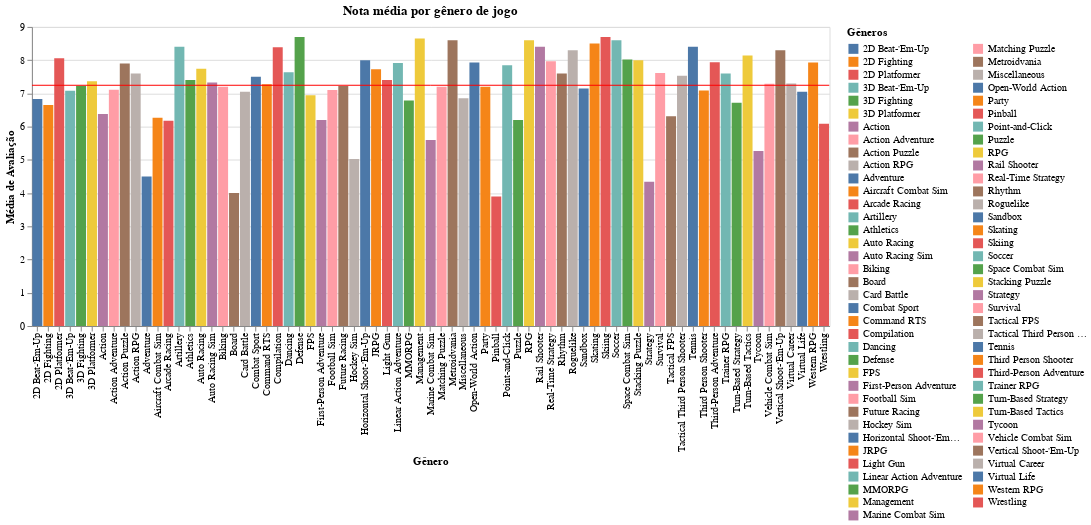

The notebook cell saved with this chart:
### Code cell
(graph_rating + rule).interactive()

### Figure 1 — Vega specification as saved in the notebook (floating-point values rounded to 4 significant figures)
{"$schema": "https://vega.github.io/schema/vega/v6.json", "data": [{"name": "param_a09b437189de8b26_store"}, {"name": "param_1e9efca18e7a2868_store"}, {"name": "source_0"}, {"name": "data_0", "values": [{"Genres": "2D Beat-'Em-Up", "User Score": 6.833, "User Score_end": 6.833, "User Score_start": 0.0}, {"Genres": "2D Fighting", "User Score": 6.65, "User Score_end": 6.65, "User Score_start": 0.0}, {"Genres": "2D Platformer", "User Score": 8.054, "User Score_end": 8.054, "User Score_start": 0.0}, {"Genres": "3D Beat-'Em-Up", "User Score": 7.079, "User Score_end": 7.079, "User Score_start": 0.0}, {"Genres": "3D Fighting", "User Score": 7.23, "User Score_end": 7.23, "User Score_start": 0.0}, {"Genres": "3D Platformer", "User Score": 7.365, "User Score_end": 7.365, "User Score_start": 0.0}, {"Genres": "Action", "User Score": 6.382, "User Score_end": 6.382, "User Score_start": 0.0}, {"Genres": "Action Adventure", "User Score": 7.111, "User Score_end": 7.111, "User Score_start": 0.0}, {"Genres": "Action Puzzle", "User Score": 7.9, "User Score_end": 7.9, "User Score_start": 0.0}, {"Genres": "Action RPG", "User Score": 7.598, "User Score_end": 7.598, "User Score_start": 0.0}, {"Genres": "Adventure", "User Score": 4.5, "User Score_end": 4.5, "User Score_start": 0.0}, {"Genres": "Aircraft Combat Sim", "User Score": 6.267, "User Score_end": 6.267, "User Score_start": 0.0}, {"Genres": "Arcade Racing", "User Score": 6.175, "User Score_end": 6.175, "User Score_start": 0.0}, {"Genres": "Artillery", "User Score": 8.4, "User Score_end": 8.4, "User Score_start": 0.0}, {"Genres": "Athletics", "User Score": 7.4, "User Score_end": 7.4, "User Score_start": 0.0}, {"Genres": "Auto Racing", "User Score": 7.745, "User Score_end": 7.745, "User Score_start": 0.0}, {"Genres": "Auto Racing Sim", "User Score": 7.331, "User Score_end": 7.331, "User Score_start": 0.0}, {"Genres": "Biking", "User Score": 7.2, "User Score_end": 7.2, "User Score_start": 0.0}, {"Genres": "Board", "User Score": 4.0, "User Score_end": 4.0, "User Score_start": 0.0}, {"Genres": "Card Battle", "User Score": 7.05, "User Score_end": 7.05, "User Score_start": 0.0}, {"Genres": "Combat Sport", "User Score": 7.5, "User Score_end": 7.5, "User Score_start": 0.0}, {"Genres": "Command RTS", "User Score": 7.275, "User Score_end": 7.275, "User Score_start": 0.0}, {"Genres": "Compilation", "User Score": 8.387, "User Score_end": 8.387, "User Score_start": 0.0}, {"Genres": "Dancing", "User Score": 7.638, "User Score_end": 7.638, "User Score_start": 0.0}, {"Genres": "Defense", "User Score": 8.7, "User Score_end": 8.7, "User Score_start": 0.0}, {"Genres": "FPS", "User Score": 6.946, "User Score_end": 6.946, "User Score_start": 0.0}, {"Genres": "First-Person Adventure", "User Score": 6.2, "User Score_end": 6.2, "User Score_start": 0.0}, {"Genres": "Football Sim", "User Score": 7.1, "User Score_end": 7.1, "User Score_start": 0.0}, {"Genres": "Future Racing", "User Score": 7.22, "User Score_end": 7.22, "User Score_start": 0.0}, {"Genres": "Hockey Sim", "User Score": 5.025, "User Score_end": 5.025, "User Score_start": 0.0}, {"Genres": "Horizontal Shoot-'Em-Up", "User Score": 8.0, "User Score_end": 8.0, "User Score_start": 0.0}, {"Genres": "JRPG", "User Score": 7.729, "User Score_end": 7.729, "User Score_start": 0.0}, {"Genres": "Light Gun", "User Score": 7.4, "User Score_end": 7.4, "User Score_start": 0.0}, {"Genres": "Linear Action Adventure", "User Score": 7.911, "User Score_end": 7.911, "User Score_start": 0.0}, {"Genres": "MMORPG", "User Score": 6.786, "User Score_end": 6.786, "User Score_start": 0.0}, {"Genres": "Management", "User Score": 8.65, "User Score_end": 8.65, "User Score_start": 0.0}, {"Genres": "Marine Combat Sim", "User Score": 5.6, "User Score_end": 5.6, "User Score_start": 0.0}, {"Genres": "Matching Puzzle", "User Score": 7.2, "User Score_end": 7.2, "User Score_start": 0.0}, {"Genres": "Metroidvania", "User Score": 8.6, "User Score_end": 8.6, "User Score_start": 0.0}, {"Genres": "Miscellaneous", "User Score": 6.85, "User Score_end": 6.85, "User Score_start": 0.0}, {"Genres": "Open-World Action", "User Score": 7.926, "User Score_end": 7.926, "User Score_start": 0.0}, {"Genres": "Party", "User Score": 7.2, "User Score_end": 7.2, "User Score_start": 0.0}, {"Genres": "Pinball", "User Score": 3.9, "User Score_end": 3.9, "User Score_start": 0.0}, {"Genres": "Point-and-Click", "User Score": 7.85, "User Score_end": 7.85, "User Score_start": 0.0}, {"Genres": "Puzzle", "User Score": 6.2, "User Score_end": 6.2, "User Score_start": 0.0}, {"Genres": "RPG", "User Score": 8.6, "User Score_end": 8.6, "User Score_start": 0.0}, {"Genres": "Rail Shooter", "User Score": 8.4, "User Score_end": 8.4, "User Score_start": 0.0}, {"Genres": "Real-Time Strategy", "User Score": 7.97, "User Score_end": 7.97, "User Score_start": 0.0}, {"Genres": "Rhythm", "User Score": 7.6, "User Score_end": 7.6, "User Score_start": 0.0}, {"Genres": "Roguelike", "User Score": 8.3, "User Score_end": 8.3, "User Score_start": 0.0}, {"Genres": "Sandbox", "User Score": 7.15, "User Score_end": 7.15, "User Score_start": 0.0}, {"Genres": "Skating", "User Score": 8.5, "User Score_end": 8.5, "User Score_start": 0.0}, {"Genres": "Skiing", "User Score": 8.7, "User Score_end": 8.7, "User Score_start": 0.0}, {"Genres": "Soccer", "User Score": 8.6, "User Score_end": 8.6, "User Score_start": 0.0}, {"Genres": "Space Combat Sim", "User Score": 8.02, "User Score_end": 8.02, "User Score_start": 0.0}, {"Genres": "Stacking Puzzle", "User Score": 8.0, "User Score_end": 8.0, "User Score_start": 0.0}, {"Genres": "Strategy", "User Score": 4.343, "User Score_end": 4.343, "User Score_start": 0.0}, {"Genres": "Survival", "User Score": 7.611, "User Score_end": 7.611, "User Score_start": 0.0}, {"Genres": "Tactical FPS", "User Score": 6.312, "User Score_end": 6.312, "User Score_start": 0.0}, {"Genres": "Tactical Third Person Shooter", "User Score": 7.533, "User Score_end": 7.533, "User Score_start": 0.0}, {"Genres": "Tennis", "User Score": 8.4, "User Score_end": 8.4, "User Score_start": 0.0}, {"Genres": "Third Person Shooter", "User Score": 7.091, "User Score_end": 7.091, "User Score_start": 0.0}, {"Genres": "Third-Person Adventure", "User Score": 7.94, "User Score_end": 7.94, "User Score_start": 0.0}, {"Genres": "Trainer RPG", "User Score": 7.6, "User Score_end": 7.6, "User Score_start": 0.0}, {"Genres": "Turn-Based Strategy", "User Score": 6.72, "User Score_end": 6.72, "User Score_start": 0.0}, {"Genres": "Turn-Based Tactics", "User Score": 8.137, "User Score_end": 8.137, "User Score_start": 0.0}, {"Genres": "Tycoon", "User Score": 5.267, "User Score_end": 5.267, "User Score_start": 0.0}, {"Genres": "Vehicle Combat Sim", "User Score": 7.287, "User Score_end": 7.287, "User Score_start": 0.0}, {"Genres": "Vertical Shoot-'Em-Up", "User Score": 8.3, "User Score_end": 8.3, "User Score_start": 0.0}, {"Genres": "Virtual Career", "User Score": 7.3, "User Score_end": 7.3, "User Score_start": 0.0}, {"Genres": "Virtual Life", "User Score": 7.05, "User Score_end": 7.05, "User Score_start": 0.0}, {"Genres": "Western RPG", "User Score": 7.926, "User Score_end": 7.926, "User Score_start": 0.0}, {"Genres": "Wrestling", "User Score": 6.088, "User Score_end": 6.088, "User Score_start": 0.0}]}, {"name": "data_1", "values": [{"mean_User Score": 7.244}]}, {"name": "data_0_x_domain_Genres", "values": [{"Genres": "2D Beat-'Em-Up"}, {"Genres": "2D Fighting"}, {"Genres": "2D Platformer"}, {"Genres": "3D Beat-'Em-Up"}, {"Genres": "3D Fighting"}, {"Genres": "3D Platformer"}, {"Genres": "Action"}, {"Genres": "Action Adventure"}, {"Genres": "Action Puzzle"}, {"Genres": "Action RPG"}, {"Genres": "Adventure"}, {"Genres": "Aircraft Combat Sim"}, {"Genres": "Arcade Racing"}, {"Genres": "Artillery"}, {"Genres": "Athletics"}, {"Genres": "Auto Racing"}, {"Genres": "Auto Racing Sim"}, {"Genres": "Biking"}, {"Genres": "Board"}, {"Genres": "Card Battle"}, {"Genres": "Combat Sport"}, {"Genres": "Command RTS"}, {"Genres": "Compilation"}, {"Genres": "Dancing"}, {"Genres": "Defense"}, {"Genres": "FPS"}, {"Genres": "First-Person Adventure"}, {"Genres": "Football Sim"}, {"Genres": "Future Racing"}, {"Genres": "Hockey Sim"}, {"Genres": "Horizontal Shoot-'Em-Up"}, {"Genres": "JRPG"}, {"Genres": "Light Gun"}, {"Genres": "Linear Action Adventure"}, {"Genres": "MMORPG"}, {"Genres": "Management"}, {"Genres": "Marine Combat Sim"}, {"Genres": "Matching Puzzle"}, {"Genres": "Metroidvania"}, {"Genres": "Miscellaneous"}, {"Genres": "Open-World Action"}, {"Genres": "Party"}, {"Genres": "Pinball"}, {"Genres": "Point-and-Click"}, {"Genres": "Puzzle"}, {"Genres": "RPG"}, {"Genres": "Rail Shooter"}, {"Genres": "Real-Time Strategy"}, {"Genres": "Rhythm"}, {"Genres": "Roguelike"}, {"Genres": "Sandbox"}, {"Genres": "Skating"}, {"Genres": "Skiing"}, {"Genres": "Soccer"}, {"Genres": "Space Combat Sim"}, {"Genres": "Stacking Puzzle"}, {"Genres": "Strategy"}, {"Genres": "Survival"}, {"Genres": "Tactical FPS"}, {"Genres": "Tactical Third Person Shooter"}, {"Genres": "Tennis"}, {"Genres": "Third Person Shooter"}, {"Genres": "Third-Person Adventure"}, {"Genres": "Trainer RPG"}, {"Genres": "Turn-Based Strategy"}, {"Genres": "Turn-Based Tactics"}, {"Genres": "Tycoon"}, {"Genres": "Vehicle Combat Sim"}, {"Genres": "Vertical Shoot-'Em-Up"}, {"Genres": "Virtual Career"}, {"Genres": "Virtual Life"}, {"Genres": "Western RPG"}, {"Genres": "Wrestling"}]}, {"name": "data_0_color_domain_Genres", "values": [{"Genres": "2D Beat-'Em-Up"}, {"Genres": "2D Fighting"}, {"Genres": "2D Platformer"}, {"Genres": "3D Beat-'Em-Up"}, {"Genres": "3D Fighting"}, {"Genres": "3D Platformer"}, {"Genres": "Action"}, {"Genres": "Action Adventure"}, {"Genres": "Action Puzzle"}, {"Genres": "Action RPG"}, {"Genres": "Adventure"}, {"Genres": "Aircraft Combat Sim"}, {"Genres": "Arcade Racing"}, {"Genres": "Artillery"}, {"Genres": "Athletics"}, {"Genres": "Auto Racing"}, {"Genres": "Auto Racing Sim"}, {"Genres": "Biking"}, {"Genres": "Board"}, {"Genres": "Card Battle"}, {"Genres": "Combat Sport"}, {"Genres": "Command RTS"}, {"Genres": "Compilation"}, {"Genres": "Dancing"}, {"Genres": "Defense"}, {"Genres": "FPS"}, {"Genres": "First-Person Adventure"}, {"Genres": "Football Sim"}, {"Genres": "Future Racing"}, {"Genres": "Hockey Sim"}, {"Genres": "Horizontal Shoot-'Em-Up"}, {"Genres": "JRPG"}, {"Genres": "Light Gun"}, {"Genres": "Linear Action Adventure"}, {"Genres": "MMORPG"}, {"Genres": "Management"}, {"Genres": "Marine Combat Sim"}, {"Genres": "Matching Puzzle"}, {"Genres": "Metroidvania"}, {"Genres": "Miscellaneous"}, {"Genres": "Open-World Action"}, {"Genres": "Party"}, {"Genres": "Pinball"}, {"Genres": "Point-and-Click"}, {"Genres": "Puzzle"}, {"Genres": "RPG"}, {"Genres": "Rail Shooter"}, {"Genres": "Real-Time Strategy"}, {"Genres": "Rhythm"}, {"Genres": "Roguelike"}, {"Genres": "Sandbox"}, {"Genres": "Skating"}, {"Genres": "Skiing"}, {"Genres": "Soccer"}, {"Genres": "Space Combat Sim"}, {"Genres": "Stacking Puzzle"}, {"Genres": "Strategy"}, {"Genres": "Survival"}, {"Genres": "Tactical FPS"}, {"Genres": "Tactical Third Person Shooter"}, {"Genres": "Tennis"}, {"Genres": "Third Person Shooter"}, {"Genres": "Third-Person Adventure"}, {"Genres": "Trainer RPG"}, {"Genres": "Turn-Based Strategy"}, {"Genres": "Turn-Based Tactics"}, {"Genres": "Tycoon"}, {"Genres": "Vehicle Combat Sim"}, {"Genres": "Vertical Shoot-'Em-Up"}, {"Genres": "Virtual Career"}, {"Genres": "Virtual Life"}, {"Genres": "Western RPG"}, {"Genres": "Wrestling"}]}], "signals": [{"name": "unit", "value": {}, "on": [{"events": "pointermove", "update": "isTuple(group()) ? group() : unit"}]}, {"name": "param_a09b437189de8b26_Genres_legend", "value": null, "on": [{"events": [{"source": "view", "markname": "Genres_legend_symbols", "type": "click"}, {"source": "view", "markname": "Genres_legend_labels", "type": "click"}, {"source": "view", "markname": "Genres_legend_entries", "type": "click"}], "update": "isDefined(datum.value) ? datum.value : item().items[0].items[0].datum.value", "force": true}, {"events": [{"source": "view", "type": "click"}], "update": "!event.item || !datum ? null : param_a09b437189de8b26_Genres_legend", "force": true}]}, {"name": "param_a09b437189de8b26", "update": "vlSelectionResolve(\"param_a09b437189de8b26_store\", \"union\", true, true)"}, {"name": "param_1e9efca18e7a2868", "update": "vlSelectionResolve(\"param_1e9efca18e7a2868_store\", \"union\")"}, {"name": "param_a09b437189de8b26_tuple", "update": "param_a09b437189de8b26_Genres_legend !== null ? {fields: param_a09b437189de8b26_tuple_fields, values: [param_a09b437189de8b26_Genres_legend]} : null"}, {"name": "param_a09b437189de8b26_tuple_fields", "value": [{"type": "E", "field": "Genres"}]}, {"name": "param_a09b437189de8b26_toggle", "value": false, "on": [{"events": {"merge": [{"source": "view", "type": "click"}]}, "update": "event.shiftKey"}]}, {"name": "param_a09b437189de8b26_modify", "on": [{"events": {"signal": "param_a09b437189de8b26_tuple"}, "update": "modify(\"param_a09b437189de8b26_store\", param_a09b437189de8b26_toggle ? null : param_a09b437189de8b26_tuple, param_a09b437189de8b26_toggle ? null : true, param_a09b437189de8b26_toggle ? param_a09b437189de8b26_tuple : null)"}]}, {"name": "param_1e9efca18e7a2868_Genres", "on": [{"events": [{"source": "view", "type": "dblclick"}], "update": "null"}, {"events": {"signal": "param_1e9efca18e7a2868_translate_delta"}, "update": "panLinear(param_1e9efca18e7a2868_translate_anchor.extent_x, -param_1e9efca18e7a2868_translate_delta.x / width)"}, {"events": {"signal": "param_1e9efca18e7a2868_zoom_delta"}, "update": "zoomLinear(domain(\"x\"), param_1e9efca18e7a2868_zoom_anchor.x, param_1e9efca18e7a2868_zoom_delta)"}]}, {"name": "param_1e9efca18e7a2868_User_Score", "on": [{"events": [{"source": "view", "type": "dblclick"}], "update": "null"}, {"events": {"signal": "param_1e9efca18e7a2868_translate_delta"}, "update": "panLinear(param_1e9efca18e7a2868_translate_anchor.extent_y, param_1e9efca18e7a2868_translate_delta.y / height)"}, {"events": {"signal": "param_1e9efca18e7a2868_zoom_delta"}, "update": "zoomLinear(domain(\"y\"), param_1e9efca18e7a2868_zoom_anchor.y, param_1e9efca18e7a2868_zoom_delta)"}]}, {"name": "param_1e9efca18e7a2868_tuple", "on": [{"events": [{"signal": "param_1e9efca18e7a2868_Genres || param_1e9efca18e7a2868_User_Score"}], "update": "param_1e9efca18e7a2868_Genres && param_1e9efca18e7a2868_User_Score ? {unit: \"view_b1fa1835c6e2b991_0\", fields: param_1e9efca18e7a2868_tuple_fields, values: [param_1e9efca18e7a2868_Genres,param_1e9efca18e7a2868_User_Score]} : null"}]}, {"name": "param_1e9efca18e7a2868_tuple_fields", "value": [{"field": "Genres", "channel": "x", "type": "E"}, {"field": "User Score", "channel": "y", "type": "R"}]}, {"name": "param_1e9efca18e7a2868_translate_anchor", "value": {}, "on": [{"events": [{"source": "scope", "type": "pointerdown"}], "update": "{x: x(unit), y: y(unit), extent_x: domain(\"x\"), extent_y: domain(\"y\")}"}]}, {"name": "param_1e9efca18e7a2868_translate_delta", "value": {}, "on": [{"events": [{"source": "window", "between": [{"source": "scope", "type": "pointerdown"}, {"source": "window", "type": "pointerup"}], "consume": true, "type": "pointermove"}], "update": "{x: param_1e9efca18e7a2868_translate_anchor.x - x(unit), y: param_1e9efca18e7a2868_translate_anchor.y - y(unit)}"}]}, {"name": "param_1e9efca18e7a2868_zoom_anchor", "on": [{"events": [{"source": "scope", "consume": true, "type": "wheel"}], "update": "{x: invert(\"x\", x(unit)), y: invert(\"y\", y(unit))}"}]}, {"name": "param_1e9efca18e7a2868_zoom_delta", "on": [{"events": [{"source": "scope", "type": "wheel", "consume": true}], "update": "pow(1.001, event.deltaY * pow(16, event.deltaMode))", "force": true}]}, {"name": "param_1e9efca18e7a2868_modify", "on": [{"events": {"signal": "param_1e9efca18e7a2868_tuple"}, "update": "modify(\"param_1e9efca18e7a2868_store\", param_1e9efca18e7a2868_tuple, true)"}]}], "marks": [{"type": "rect", "name": "view_b1fa1835c6e2b991_0_marks", "from": {"data": "data_0"}, "encode": {"update": {"fill": {"field": "Genres", "scale": "color"}, "xc": {"field": "Genres", "scale": "x", "band": 0.5}, "width": [{"value": 10, "test": "!length(data(\"param_a09b437189de8b26_store\")) || vlSelectionTest(\"param_a09b437189de8b26_store\", datum)"}, {"value": 0}], "tooltip": {"signal": "{\"Gênero\": isValid(datum[\"Genres\"]) ? datum[\"Genres\"] : \"\"+datum[\"Genres\"], \"Média de Avaliação\": format(datum[\"User Score\"], \"\")}"}, "y": {"field": "User Score_end", "scale": "y"}, "y2": {"field": "User Score_start", "scale": "y"}}}, "clip": true, "style": ["bar"], "interactive": true}, {"type": "rule", "name": "layer_1_marks", "from": {"data": "data_1"}, "encode": {"update": {"stroke": {"value": "red"}, "y": {"field": "mean_User Score", "scale": "y"}, "x2": {"value": 0}, "x": {"field": {"signal": null, "datum": null, "group": "width", "parent": null}}, "tooltip": {"signal": "format(datum[\"mean_User Score\"], \"\")"}}}, "interactive": true, "clip": true, "style": ["rule"]}], "scales": [{"name": "x", "type": "band", "domain": {"data": "data_0_x_domain_Genres", "field": "Genres", "sort": true}, "range": [0, {"signal": "width"}], "paddingOuter": 0.05, "paddingInner": 0.1}, {"name": "y", "type": "linear", "domain": {"fields": [{"data": "data_0", "field": "User Score_start"}, {"data": "data_0", "field": "User Score_end"}, {"data": "data_1", "field": "mean_User Score"}]}, "range": [{"signal": "height"}, 0], "nice": true, "domainRaw": {"signal": "param_1e9efca18e7a2868[\"User Score\"]"}, "zero": true}, {"name": "color", "type": "ordinal", "domain": {"data": "data_0_color_domain_Genres", "field": "Genres", "sort": true}, "range": "category"}], "axes": [{"scale": "y", "domain": false, "labels": false, "tickCount": {"signal": "ceil(height/40)"}, "orient": "left", "maxExtent": 0, "minExtent": 0, "ticks": false, "grid": true, "zindex": 0, "aria": false, "gridScale": "x"}, {"scale": "x", "orient": "bottom", "labelBaseline": "middle", "zindex": 0, "title": "Gênero", "labelAlign": "right", "labelAngle": 270, "grid": false}, {"scale": "y", "tickCount": {"signal": "ceil(height/40)"}, "zindex": 0, "title": "Média de Avaliação", "labelOverlap": true, "grid": false, "orient": "left"}], "title": {"text": "Nota média por gênero de jogo", "frame": "group"}, "height": 300, "legends": [{"columns": 2, "labelLimit": 100, "symbolLimit": 100, "title": "Gêneros", "fill": "color", "symbolType": "square", "encode": {"labels": {"name": "Genres_legend_labels", "interactive": true, "update": {"opacity": [{"test": "(!length(data(\"param_a09b437189de8b26_store\")) || (param_a09b437189de8b26[\"Genres\"] && indexof(param_a09b437189de8b26[\"Genres\"], datum.value) >= 0))", "value": 1}, {"value": 0.35}]}}, "symbols": {"name": "Genres_legend_symbols", "interactive": true, "update": {"opacity": [{"test": "(!length(data(\"param_a09b437189de8b26_store\")) || (param_a09b437189de8b26[\"Genres\"] && indexof(param_a09b437189de8b26[\"Genres\"], datum.value) >= 0))", "value": 1}, {"value": 0.35}]}}, "entries": {"name": "Genres_legend_entries", "interactive": true, "update": {"fill": {"value": "transparent"}}}}}], "padding": 5, "background": "white", "width": 800, "style": "cell"}
